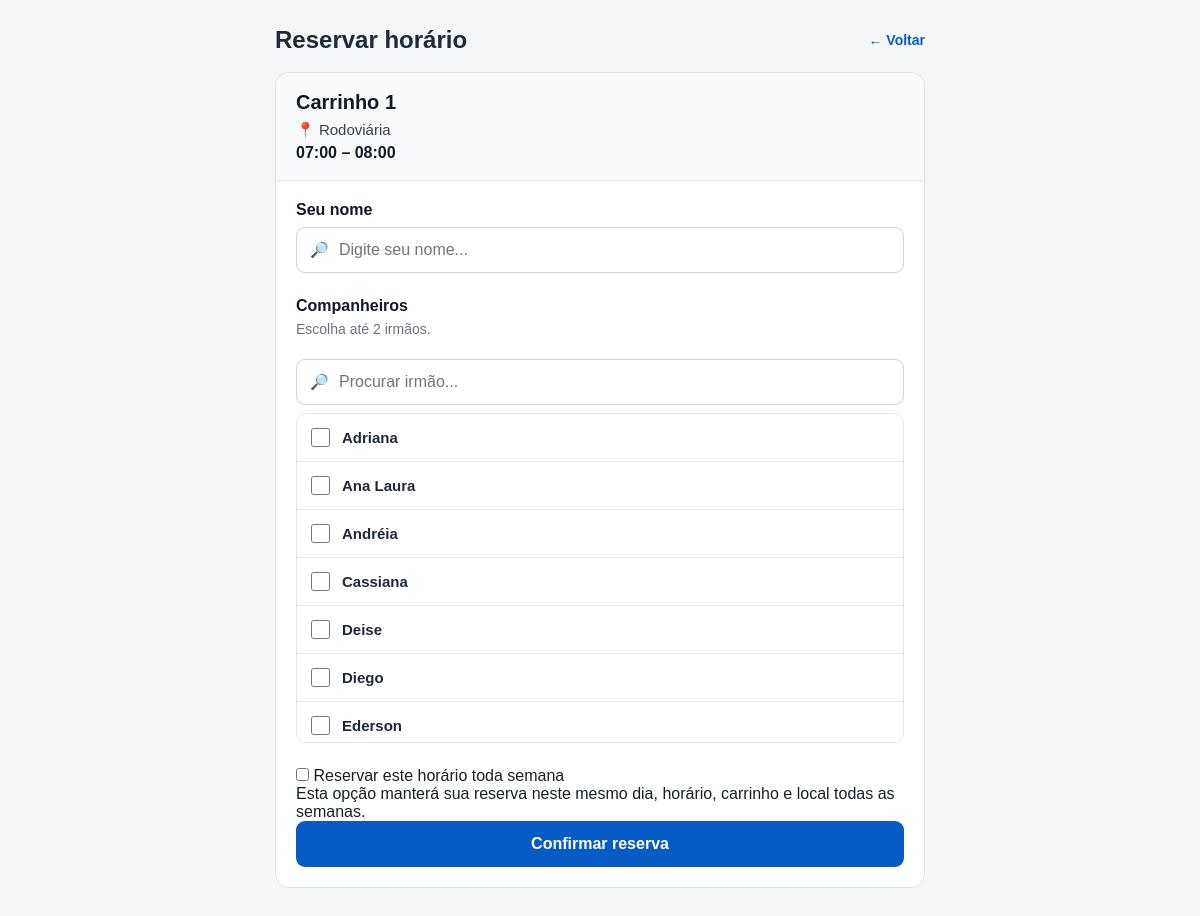
The page /participar/692 (signed in) on the database its author committed.
### app/models.py (models this page shows)
class Carrinho(db.Model):
    id = db.Column(
        db.Integer,
        primary_key=True
    )
    nome = db.Column(
        db.String(50),
        nullable=False
    )
    ativo = db.Column(
        db.Boolean,
        default=True
    )

class Local(db.Model):
    id = db.Column(
        db.Integer,
        primary_key=True
    )
    nome = db.Column(
        db.String(100),
        nullable=False
    )
    ativo = db.Column(
        db.Boolean,
        default=True
    )

class Programacao(db.Model):
    id = db.Column(
        db.Integer,
        primary_key=True
    )
    data = db.Column(
        db.Date,
        nullable=False
    )
    hora_inicio = db.Column(
        db.Time,
        nullable=False
    )
    hora_fim = db.Column(
        db.Time,
        nullable=False
    )
    carrinho_id = db.Column(
        db.Integer,
        db.ForeignKey("carrinho.id"),
        nullable=False
    )
    local_id = db.Column(
        db.Integer,
        db.ForeignKey("local.id"),
        nullable=False
    )
    quantidade_maxima = db.Column(
        db.Integer,
        default=3
    )
    carrinho = db.relationship(
        "Carrinho"
    )
    local = db.relationship(
        "Local"
    )

class Pessoa(db.Model):
    id = db.Column(
        db.Integer,
        primary_key=True
    )
    nome = db.Column(
        db.String(100),
        nullable=False,
        unique=True
    )
    ativo = db.Column(
        db.Boolean,
        default=True
    )
    foto = db.Column(
        db.String(200),
        nullable=True
    )
    usuario_id = db.Column(
        db.Integer,
        db.ForeignKey("usuario.id"),
        nullable=True,
        unique=True
    )
    usuario = db.relationship(
        "Usuario",
        foreign_keys=[usuario_id]
    )

### app/routes.py (the view, shortened to what this page needs)
@routes.route(
    "/participar/<int:programacao_id>",
    methods=["GET", "POST"]
)
@login_required
def participar(programacao_id):
    programacao = Programacao.query.get_or_404(
        programacao_id
    )
    hoje = hoje_sao_paulo()
    if programacao.data < hoje:
        return voltar_agenda_com_flash(
            hoje,
            "Não é possível fazer uma reserva para uma data que já passou.",
            "warning"
        )
    pessoas = (
        Pessoa.query
        .filter_by(ativo=True)
        .order_by(Pessoa.nome)
        .all()
    )
    reserva_fixa_existente = Reserva.query.filter(
        Reserva.tipo == "FIXA",
        Reserva.ativo == True,
        Reserva.carrinho_id == programacao.carrinho_id,
        Reserva.dia_semana == programacao.data.weekday(),
        Reserva.hora_inicio == programacao.hora_inicio,
        Reserva.hora_fim == programacao.hora_fim,
        Reserva.data_inicio <= programacao.data
    ).first()
    return render_template(
        "participar.html",
        programacao=programacao,
        pessoas=pessoas,
        reserva_fixa_existente=reserva_fixa_existente
    )

### app/models.py (called while the page is built)
    @property
    def is_authenticated(self):
        return True

### app/routes.py (called while the page is built)
def agora_sao_paulo():
    return datetime.now(SAO_PAULO)

def hoje_sao_paulo():
    return agora_sao_paulo().date()

@routes.after_request
def impedir_cache_da_agenda(response):
    if request.endpoint == "routes.agenda":
        response.headers["Cache-Control"] = "no-store, no-cache, must-revalidate, max-age=0"
        response.headers["Pragma"] = "no-cache"
        response.headers["Expires"] = "0"
    return response

### app/templates/participar.html (shortened to what this page needs)
<!DOCTYPE html>
<html lang="pt-BR">
<head>
    <link
        rel="stylesheet"
        href="{{ url_for('static', filename='css/style.css') }}"
    >
</head>
<body>
<div class="app">
    <main class="conteudo-novo">
        <div class="pagina-reserva">
            <div class="topo-reserva">
                <h2>Reservar horário</h2>
                <a
                    class="voltar-reserva"
                    href="{{ url_for(
                        'routes.agenda',
                        data=programacao.data.isoformat()
                    ) }}"
                >
                    ← Voltar
                </a>
            </div>
            <div class="card-reserva">
                <div class="resumo-reserva">
                    <h3>
                        {{ programacao.carrinho.nome }}
                    </h3>
                    <div class="resumo-local">
                        📍 {{ programacao.local.nome }}
                    </div>
                    <div class="resumo-horario">
                        {{ programacao.hora_inicio.strftime('%H:%M') }}
                        –
                        {{ programacao.hora_fim.strftime('%H:%M') }}
                    </div>
                </div>
                <form
                    method="POST"
                    class="form-reserva"
                >
                    <div class="campo-reserva">
                        <label for="busca-nome">
                            Seu nome
                        </label>
                        <div class="busca-pessoa">
                            <span class="icone-busca">
                            </span>
                            <input
                                type="text"
                                id="busca-nome"
                                placeholder="Digite seu nome..."
                                autocomplete="off"
                            >
                        </div>
                    </div>
                    <div class="campo-reserva">
                        <label>
                            Companheiros
                        </label>
                        <p class="descricao-companheiros">
                            Escolha até 2 irmãos.
                        </p>
                        <div class="busca-pessoa">
                            <span class="icone-busca">
                            </span>
                            <input
                                type="text"
                                id="busca-companheiro"
                                placeholder="Procurar irmão..."
                                autocomplete="off"
                            >
                        </div>
                        <div
                            id="lista-pessoas"
                            class="lista-pessoas"
                        >
                            {% for pessoa in pessoas %}
                                <label
                                    class="pessoa-checkbox"
                                    data-nome="{{ pessoa.nome }}"
                                >
                                    <input
                                        type="checkbox"
                                        name="pessoas"
                                        value="{{ pessoa.nome }}"
                                    >
                                    <span>
                                        {{ pessoa.nome }}
                                    </span>
                                </label>
                            {% endfor %}
                        </div>
                    </div>
                <div class="reserva-fixa">
                    <label>
                        <input
                            type="checkbox"
                            name="reserva_fixa"
                            value="sim"
                        >
                        Reservar este horário toda semana
                    </label>
                    <p>
                        Esta opção manterá sua reserva neste mesmo dia,
                        horário, carrinho e local todas as semanas.
                    </p>
                </div>
                    <button
                        type="submit"
                        class="botao-confirmar-reserva"
                    >
                        Confirmar reserva
                    </button>
                </form>
            </div>
        </div>
    </main>
</div>
</body>
</html>

### app/static/css/style.css (style rules this page uses)
* { box-sizing: border-box; margin: 0; padding: 0; }
body { font-family: Arial, sans-serif; background: #f4f6f8; color: #17202a; padding-bottom: 80px; }
h2 { font-size: 18px; margin: 18px 0 12px; }
button { border: none; background: #0756ad; color: white; padding: 10px 18px; border-radius: 7px; font-size: 14px; font-weight: bold; cursor: pointer; }
.campo-reserva { margin-bottom: 18px; }
.campo-reserva label { display: block; font-weight: bold; margin-bottom: 7px; }
.campo-reserva input, .campo-reserva select { width: 100%; box-sizing: border-box; padding: 12px; border: 1px solid #ccc; border-radius: 8px; font-size: 16px; background: white; }
.conteudo-novo { width: calc(100% - 52px); max-width: 1400px; margin: 26px auto 50px; box-sizing: border-box; }
.pagina-reserva { max-width: 650px; margin: 0 auto; }
.topo-reserva { display: flex; align-items: center; justify-content: space-between; gap: 15px; margin-bottom: 18px; }
.topo-reserva h2 { margin: 0; font-size: 24px; color: #1f2937; }
.voltar-reserva { color: #075bc5; text-decoration: none; font-size: 14px; font-weight: 600; }
.card-reserva { background: #ffffff; border: 1px solid #dfe3e8; border-radius: 14px; overflow: hidden; }
.resumo-reserva { padding: 18px 20px; border-bottom: 1px solid #e5e8eb; background: #f8fafc; }
.resumo-reserva h3 { margin: 0 0 7px 0; font-size: 20px; color: #111827; }
.resumo-local { font-size: 15px; color: #374151; margin-bottom: 5px; }
.resumo-horario { font-size: 16px; font-weight: 700; color: #111827; }
.form-reserva { padding: 20px; }
.campo-reserva { margin-bottom: 24px; }
.campo-reserva > label { display: block; margin-bottom: 8px; font-size: 16px; font-weight: 700; color: #111827; }
.campo-reserva input[type="text"] { width: 100%; box-sizing: border-box; padding: 13px 14px; border: 1px solid #cfd5dc; border-radius: 9px; font-size: 16px; outline: none; }
.descricao-companheiros { margin: -2px 0 12px 0; color: #6b7280; font-size: 14px; }
.lista-pessoas { background: #fff; border: 1px solid #e1e5ea; border-radius: 12px; overflow: visible; }
.pessoa-checkbox { display: flex !important; align-items: center; gap: 12px; min-height: 48px; padding: 0 14px; margin: 0 !important; border-bottom: 1px solid #e5e7eb; cursor: pointer; font-size: 15px; font-weight: 500; color: #1f2937; box-sizing: border-box; }
.pessoa-checkbox input[type="checkbox"] { width: 19px; height: 19px; margin: 0; flex: 0 0 auto; cursor: pointer; }
.pessoa-checkbox span { flex: 1; }
.botao-confirmar-reserva { width: 100%; border: none; border-radius: 9px; padding: 14px 18px; background: #075bc5; color: white; font-size: 16px; font-weight: 700; cursor: pointer; }
.busca-pessoa { position: relative; display: flex; align-items: center; }
.icone-busca { position: absolute; left: 14px; font-size: 15px; pointer-events: none; }
.busca-pessoa input { padding-left: 42px !important; }
.lista-pessoas { margin-top: 8px; display: flex; flex-direction: column; border: 1px solid #e1e5e9; border-radius: 10px; overflow: hidden; max-height: 330px; overflow-y: auto; }
.pessoa-checkbox { display: flex !important; align-items: center; gap: 12px; min-height: 48px; padding: 0 14px; margin: 0 !important; border-bottom: 1px solid #e5e7eb; cursor: pointer; font-size: 15px; font-weight: 500; color: #1f2937; box-sizing: border-box; background: white; }
.lista-pessoas .pessoa-checkbox { display: flex !important; align-items: center; gap: 12px; min-height: 48px; padding: 0 14px; margin: 0 !important; border-bottom: 1px solid #e5e7eb; background: white; color: #1f2937; cursor: pointer; }
.lista-pessoas .pessoa-checkbox input[type="checkbox"] { width: 19px; height: 19px; margin: 0; }
.lista-pessoas .pessoa-checkbox span { color: #1f2937; flex: 1; }

### rows shown on the page
Carrinho: carrinho.nome "Carrinho 1"
Local: local.nome "Rodoviária"
Programacao: hora_inicio "07:00", hora_fim "08:00"
Pessoa: nome "Adriana"
Pessoa: nome "Ana Laura"
Pessoa: nome "Andréia"
Pessoa: nome "Cassiana"
Pessoa: nome "Deise"
Pessoa: nome "Diego"
Pessoa: nome "Ederson"
